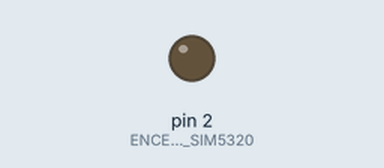
The sketch below on a simulated Arduino Uno, built with avr-gcc and run on an emulated ATmega328P. Shown: output pins drawn as LEDs (lit = HIGH). The modem accepts every AT command (registered, SIM ready, sends succeed) and sends nothing else.

Above: at 47.9 s.
At 61.9 s:
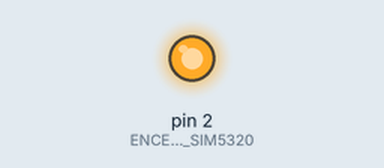
Timing chart, 0 to 98.5 s (numbered marks = the images above):
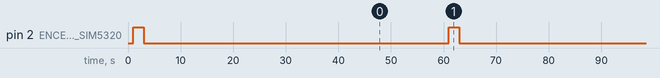

The sketch:

PUXI_TX_2.ino
```cpp
#include <SoftwareSerial.h> //

SoftwareSerial SIM5320(9,15); // RX, TX


byte  INIT_EEPROM;
long int    Puxitron=0;
int    INT_TIMER16;
char   WEB_TIEMPO[6];
String TIEMPO_INT;
String IMEI;

String GPS_JSON;

///////////////////////////////////////////////////////////////////////////////////////////////////////////////////////////
int long acumulador=0;
int long SUMA=0;
float    PROM=0;                                     //ADC REGISTROS Y PROMEDIO
float    INTER=0;
///////////////////////////////////////////////////////////////////////////////////////////////////////////////////////////
 int     X=0;
 int     I;
 int     D;
 int     P;                                          //REGISTROS DEL SERIAL
 int     Z;
 int     COPY;
 int     COPY_TIME;
 int     ZZ=-1;
 char    BUFFER_USART;
 char    BUFFER_USART2[100];
 char    TIME_BUFFER[100];
 int     FLAG;
 int     FREQ_CHECK;
////////////////////////////////////////////////////////////////////////////
void setup() {

  delay(1000);
////////////////////////////////////////////////////////////////////////////
  SREG    =0x80;                                    //INT GLOBAL SOLO ACTIVA LA DEL UART
  UCSR0B  =0x98;                                    //ACTIVA TX Y RX A SI COM LA INT DEL RX
  UCSR0C  =0x06;                                    //CONFIGURAMOS A 8BITS DE DATOS SERIAL
  UBRR0H  =0x00;                                    //VALOR QUE SE LE CARGA AL REGISTRO HIGH 0
  UBRR0L  =0x67;                                    //VALOR QUE SE LE CARGA AL REGISTRO LOW 0x67 QUE ES IGUAL A 103 PARA 9600
//////////////////////////////////////////////////////////////////////////////
 SIM5320.begin(9600);

  pinMode(2, OUTPUT);                              //ENCENDIDO DEL SIM5320

//////////////////////////////////////////////////////////////////////////////

  SIM900_ON(); //ENCIENDO EL SIM
  delay(5000);
  SETUP_SIM5320();
}


void loop() {

GPS();
WEB();

}
///////////////////////////////////////////////////////////////////////////
ISR (USART_RX_vect)
{
    X++;
    BUFFER_USART = UDR0;                // LEE EL BUFFER RX

    if(COPY!=0&&X>I+2&&X<D+4){
    Z++;
    BUFFER_USART2[Z]= BUFFER_USART;

                                   }


    if(FREQ_CHECK == 1&&BUFFER_USART == '$'){
      FLAG=1;
                                                   }

                    if(COPY_TIME == 1&&FLAG == 1){
                      ZZ++;
                          TIME_BUFFER[ZZ]= BUFFER_USART;
                                          if(TIME_BUFFER[ZZ] == '*'){

                                            COPY_TIME=0;
                                              FLAG=0;
                                                ZZ=-1;
                                                 FREQ_CHECK=0;
                                                                       }
                                                                               }

}
////////////////////////////////////////////////////////////////////////


 /////////////////////////////////////////////////////////////////////////////////////////////////////////////////////////
void WEB()                                  //
{

int x=0;
int LONG_JSON=36;
int SEND=153+14;

  //SIM5320.println("AT+CBC");          //VOLTAJE BATERIA
  //delay(500);


  //SIM5320.println("AT+CSQ");          //CALIDAD DE CONSULTA DE SEÑAL
  //delay(500);

  while (x<6) {
  COPIA_BUFFER(1,99);
  SIM5320.println("AT+CIPOPEN=0,\"TCP\",\"taxiup.herokuapp.com\",80");  //vtechph.herokuapp.com
  delay(5000);
  LIMPIA_BUFFER();
  x++;


                                                           if (x == 5) {
                                                           SIM900_ON();
                                                           delay(2000);

                                                                                                             }//IF

                                                            if (strcasestr(BUFFER_USART2,"+CIPOPEN: 0,0")) {
                                                            break;
                                                                                                              }//IF

                                                            //if (strcasestr(BUFFER_USART2,"+CIPOPEN: 0,4")) {
                                                            ///break;
                                                            //                                                  }//IF


                                                                      } //WHILE


   LONG_JSON+=GPS_JSON.length();
   SEND+=GPS_JSON.length();                              //CALCULA LA LONGITUD DE LO QUE VA ENVIAR DESPUES DEL PROMPT(SEND)

   SIM5320.print("AT+CIPSEND=0,");  //
   delay(100);
   SIM5320.println(SEND);  //
   delay(1000);
///////////////////////////////////////////////////////////////////////////////////////////////////////////////////////////
   SIM5320.println(F("POST /tracks/ HTTP/1.1"));
   delay(50);
   SIM5320.println(F("Content-Type: application/json"));
   delay(50);
   SIM5320.println(F("Host: taxiup.herokuapp.com"));
   delay(50);
   SIM5320.println(F("Connection: keep-alive"));
   delay(50);
   SIM5320.print(F("Content-Length:"));
   delay(50);
   SIM5320.println(LONG_JSON);
   delay(50);
   SIM5320.println("");
///////////////////////////////////////////////////////////////
   SIM5320.print(F("{\"Imei\":\""));
   delay(50);
   SIM5320.print(IMEI);
   delay(50);
   SIM5320.print(F("\",\"nmea\":\""));
   delay(50);
   SIM5320.print(GPS_JSON);
   delay(50);
   SIM5320.println(F("\"}"));
   delay(50);
   SIM5320.write(0x1A);
   delay(8000);
   //{"Imei":"012813006323523","nmea":""}                         //36 base json

//////////////////////////////////////////////////////////////
   SIM5320.println(F("AT+CIPCLOSE=0"));
   delay(2000);

 }

void SIM900_ON()                                  //
{
  digitalWrite(2, HIGH);
  delay(2000);//                                     //ENCIENDE EL SIM5320
  digitalWrite(2, LOW);
  delay(2000);
 }
////////////////////
void GPS() {

   TIME_JSON();
   SIM5320.println(F("AT+CGPSINFOCFG=1,1"));
    delay(666);
      GPS_JSON=TIME_BUFFER;
          //delay(10000);
            SIM5320.println(F("AT+CGPSINFOCFG=0,1"));


}


////////////////////////////////////////////////////////////
void COPIA_BUFFER(int P,int W)                       // FUNCION QUE LIMPIA TODO EL STRING QUE GUARDA LAS VARIABLES DE RX
{
  //K=0;
  COPY=1;
    X=0;
      Z=-1;
      for (int i=0; i<99;i++)
        {BUFFER_USART2[i]=NULL;}                  //CADA POSICION DEL STRING LE PONE CARACTER NULL 00
          I=P;
            D=W;
 //return K;
}

void LIMPIA_BUFFER()                          // FUNCION QUE LIMPIA TODO EL STRING QUE GUARDA LAS VARIABLES DE RX
{
  COPY=0;
    X=0;
      Z=0;
        I=0;
          D=0;
        }

void TIME_JSON()                              // FUNCION QUE LIMPIA TODO EL STRING QUE GUARDA LAS VARIABLES DE RX
{
  COPY_TIME=1;
       FREQ_CHECK=1;

              }
/////////////////////////////////////////////////////////////////////////////
void SETUP_SIM5320()                       // FUNCION QUE LIMPIA TODO EL STRING QUE GUARDA LAS VARIABLES DE RX
{

  SIM5320.println(F("AT+CFUN=1"));    //
  delay(250);

  SIM5320.println(F("AT+CVAUXV=61"));    //GPS APGADO PARA NO GASTAR PILA
  delay(250);

  SIM5320.println(F("AT+CGPSCOLD"));    //GPS APGADO PARA NO GASTAR PILA
  delay(500);

  SIM5320.println(F("AT+CNBP=0x0000000004000000"));  //3G EN 850MHZ EN TELCEL
  delay(500);

  SIM5320.println(F("AT+CNMP=2"));  //
  delay(250);

  //SIM5320.println(F("AT+IPREX=9600"));  //
  //delay(4000);

  //SIM5320.println(F("AT+CIPTIMEOUT=30000,30000,30000"));  //PREGUNTO LA CALIDAD DE LA SEÑAL
  //delay(500);

  delay(10000);
  SIM5320.println(F("AT+CSQ"));  //PREGUNTO LA CALIDAD DE LA SEÑAL
  delay(250);

  SIM5320.println(F("AT+CREG?"));  //REGISTRO DE RED, ME TIENE QUE DAR UN 1
  delay(250);

  SIM5320.println(F("AT+COPS?"));  //SELECCION DE OPERADOR
  delay(250);
  //////////////////////////////////
  //SIM5320.println(F("AT+CGSOCKCONT=1,\"IP\",\"internet.itelcel.com\""));  //DEFINO EL ENCHUFE QUE EN ESTE CASO ES TELCEL
  //delay(4000);

  SIM5320.println(F("AT+CGSOCKCONT=1,\"IP\",\"internet.itelcel.com\""));  //DEFINO EL ENCHUFE QUE EN ESTE CASO ES TELCEL
  delay(250);

  SIM5320.println(F("AT+CNSMOD?")); //MUESTRA EL TIPO DE RED EN EL QUE ENTRO EL SISTEMA
  delay(250);

  SIM5320.println(F("AT+CSOCKSETPN=1")); //ACTIVA EL PDP
  delay(250);

  SIM5320.println(F("AT+CIPMODE=0"));  //MODO TRANSPARENTE, EN ESTE CASO ES MODO NO TRANSPARENTE
  delay(250);

  SIM5320.println(F("AT+CNBP?"));  //ESTADO DE BANDA DE PREFERENCIA
  delay(250);

  SIM5320.println(F("AT+NETOPEN")); //ACTIVE PDP CONTEXT PROFILE NUMBER
  delay(10000);

  SIM5320.println(F("AT+IPADDR"));  //CONSULTA LA DIRECCION IP LOCAL
  delay(500);


   COPIA_BUFFER(8,22);
   SIM5320.println(F("AT+CGSN"));  //IMEI
   delay(500);
   LIMPIA_BUFFER();
   IMEI=BUFFER_USART2;

}
```

Measured:
- by itself, pin 2 (ENCENDIDO_DEL_SIM5320): goes LOW 57.9 s, HIGH 2.0 s, LOW 46.8 s, HIGH 2.0 s, then LOW
